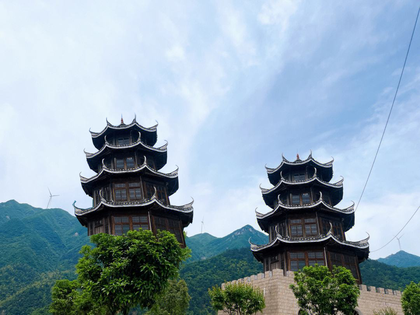
%> input picture MATLAB-SURF-G2NN/36b9d79db6626c3c5cde1959d02f9303.png, 420 x 315 px, shrunk from 1080 x 810 before the run
$ octave histadaptSURF.m   (GNU Octave 9; MATLAB toolbox functions it lacks are replaced by stand-ins)
%> lines starting %> are read from the running program, lines starting %| are printed output that depends on the picture
### MATLAB-SURF-G2NN/OpenSurf.m
function ipts=OpenSurf(img,Options)
% This function OPENSURF, is an implementation of SURF (Speeded Up Robust
% Features). SURF will detect landmark points in an image, and describe
% the points by a vector which is robust against (a little bit) rotation
% ,scaling and noise. It can be used in the same way as SIFT (Scale-invariant
% feature transform) which is patented. Thus to align (register) two
% or more images based on corresponding points, or make 3D reconstructions.
%
% This Matlab implementation of Surf is a direct translation of the
% OpenSurf C# code of Chris Evans, and gives exactly the same answer.
% Chris Evans wrote one of the best, well structured all inclusive SURF
% implementations. On his site you can find Evaluations of OpenSURF
% and the C# and C++ code. http://www.chrisevansdev.com/opensurf/
% Chris Evans gave me permisson to publish this code under the (Mathworks)
% BSD license.
%
% Ipts = OpenSurf(I, Options)
%
% inputs,
%   I : The 2D input image color or greyscale
%   (optional)
%   Options : A struct with options (see below)
%
% outputs,
%   Ipts : A structure with the information about all detected Landmark points
%     Ipts.x , ipts.y : The landmark position
%     Ipts.scale : The scale of the detected landmark
%     Ipts.laplacian : The laplacian of the landmark neighborhood
%     Ipts.orientation : Orientation in radians
%     Ipts.descriptor : The descriptor for corresponding point matching
%
% options,
%   Options.verbose : If set to true then useful information is
%                     displayed (default false)
%   Options.upright : Boolean which determines if we want a non-rotation
%                       invariant result (default false)
%   Options.extended : Add extra landmark point information to the
%                   descriptor (default false)
%   Options.tresh : Hessian response treshold (default 0.0002)
%   Options.octaves : Number of octaves to analyse(default 5)
%   Options.init_sample : Initial sampling step in the image (default 2)
%
% Example 1, Basic Surf Point Detection
% % Load image
%   I=imread('TestImages/test.png');
% % Set this option to true if you want to see more information
%   Options.verbose=false;
% % Get the Key Points
%   Ipts=OpenSurf(I,Options);
% % Draw points on the image
%   PaintSURF(I, Ipts);
%
% Example 2, Corresponding points
% % See, example2.m
%
% Example 3, Affine registration
% % See, example3.m
%
% Function is written by D.Kroon University of Twente (July 2010)

% Add subfunctions to Matlab Search path
functionname='OpenSurf.m';
functiondir=which(functionname);
functiondir=functiondir(1:end-length(functionname));
addpath([functiondir '/SubFunctions'])

% Process inputs
defaultoptions=struct('tresh',0.00010,'octaves',5,'init_sample',2,'upright',false,'extended',false,'verbose',false);

if(~exist('Options','var')),
    Options=defaultoptions;
else
    tags = fieldnames(defaultoptions);
    for i=1:length(tags)
         if(~isfield(Options,tags{i})),  Options.(tags{i})=defaultoptions.(tags{i}); end
    end
    if(length(tags)~=length(fieldnames(Options))),
        warning('register_volumes:unknownoption','unknown options found');
    end
end

% Create Integral Image
iimg=IntegralImage_IntegralImage(img);

% Extract the interest points
FastHessianData.thresh = Options.tresh;
FastHessianData.octaves = Options.octaves;
FastHessianData.init_sample = Options.init_sample;
FastHessianData.img = iimg;
ipts = FastHessian_getIpoints(FastHessianData,Options.verbose);

% Describe the interest points
if(~isempty(ipts))
    ipts = SurfDescriptor_DecribeInterestPoints(ipts,Options.upright, Options.extended, iimg, Options.verbose);
end

### MATLAB-SURF-G2NN/SubFunctions/IntegralImage_IntegralImage.m
function pic=IntegralImage_IntegralImage(I)
% This function IntegralImage_IntegralImage will ..
%
% J = IntegralImage_IntegralImage( I )
%
%  inputs,
%    I : An 2D image color or greyscale
%
%  outputs,
%    J : The integral image
%
% Function is written by D.Kroon University of Twente (July 2010)

% Convert Image to double
switch(class(I));
    case 'uint8'
        I=double(I)/255;
    case 'uint16'
        I=double(I)/65535;
    case 'int8'
        I=(double(I)+128)/255;
    case 'int16'
        I=(double(I)+32768)/65535;
    otherwise
        I=double(I);
end

% Convert Image to greyscale
if(size(I,3)==3)
	cR = .2989; cG = .5870; cB = .1140;
  	I=I(:,:,1)*cR+I(:,:,2)*cG+I(:,:,3)*cB;
%     I=I(:,:,1);
end

% Make the integral image
pic = cumsum(cumsum(I,1),2);

### MATLAB-SURF-G2NN/SubFunctions/FastHessian_getIpoints.m
function ipts=FastHessian_getIpoints(FastHessianData,verbose)
% filter index map
filter_map = [0,1,2,3;
    1,3,4,5;
    3,5,6,7;
    5,7,8,9;
    7,9,10,11]+1;

np=0; ipts=struct;

% Build the response map
responseMap=FastHessian_buildResponseMap(FastHessianData);

% Find the maxima acrros scale and space
for o = 1:FastHessianData.octaves
    for i = 1:2
        b = responseMap{filter_map(o,i)};
        m = responseMap{filter_map(o,i+1)};
        t = responseMap{filter_map(o,i+2)};

        % loop over middle response layer at density of the most
        % sparse layer (always top), to find maxima across scale and space
        [c,r]=ndgrid(0:t.width-1,0:t.height-1);
        r=r(:); c=c(:);

        p=find(FastHessian_isExtremum(r, c, t, m, b,FastHessianData));
        for j=1:length(p);
            ind=p(j);
            [ipts,np]=FastHessian_interpolateExtremum(r(ind), c(ind), t, m, b, ipts,np);
        end
    end
end

% Show laplacian and response maps with found interest-points
if(verbose)
    % Show the response map
    if(verbose)
        fig_h=ceil(length(responseMap)/3);
        h=figure;  set(h,'name','Laplacian');
        for i=1:length(responseMap),
            pic=reshape(responseMap{i}.laplacian,[responseMap{i}.width responseMap{i}.height]);
            subplot(3,fig_h,i); imshow(pic,[]); hold on;
        end
        h=figure; set(h,'name','Responses');
        h_res=zeros(1,length(responseMap));
        for i=1:length(responseMap),
            pic=reshape(responseMap{i}.responses,[responseMap{i}.width responseMap{i}.height]);
            h_res(i)=subplot(3,fig_h,i); imshow(pic,[]); hold on;
        end
    end

    % Show the maximum points
    disp(['Number of interest points found ' num2str(np)])
    scales=zeros(1,length(responseMap));
    scaley=zeros(1,length(responseMap));
    scalex=zeros(1,length(responseMap));
    for i=1:length(responseMap)
        scales(i)=responseMap{i}.filter*(2/15);
        scalex(i)=responseMap{i}.width/size(FastHessianData.img,2);
        scaley(i)=responseMap{i}.height/size(FastHessianData.img,1);
    end
    for i=1:np
        [t,ind]=min((scales-ipts(i).scale).^2);
        plot(h_res(ind),ipts(i).y*scaley(ind)+1,ipts(i).x*scalex(ind)+1,'o','color',rand(1,3));
    end
end

### MATLAB-SURF-G2NN/histadaptSURF.m
clear all
% I=imread('篡改—高尔夫草地-截取.jpg');
[filename,pathname]=...
    uigetfile({'*.png';'*.bmp';'*.jpg';'*.gif';},'');
%> the answer given: 36b9d79db6626c3c5cde1959d02f9303.png
str=[pathname,filename];
x=imread(str);
%> x is the input picture: size 315x420x3 uint8; mean R, G, B 143.8, 164.4, 177.8
I=x;
% I=imread('Image_01.jpg');
% I=imread('japan_tower_copy.png');
figure
subplot(2,2,1)
imshow(I)%显示原始图像
title('输入的彩色图像')
I_gray = rgb2gray(I); %灰度化后的数据存入数组
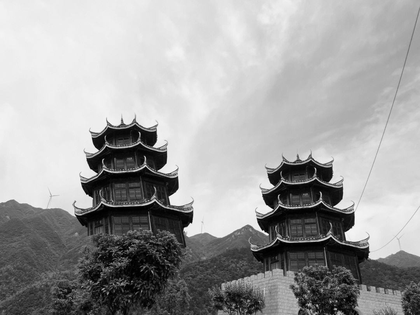
%> I_gray: size 315x420 uint8; min 0, max 255, mean 159.7
imwrite(I_gray,'1_gray.bmp'); %保存灰度图像
subplot(2,2,2),imhist(I_gray);
title('灰度直方图')  %直方图均衡化
I=I_gray;
%%%%%%%%%%%%%如果原图像为灰度图像直接使用本部分程序
% [7 lines of commented-out code are left out]
%%%%%%%%%%%%
  [height,width] = size(I);
%> height = 315; width = 420
%进行像素灰度统计;
NumPixel = zeros(1,256);%统计各灰度数目，共256个灰度级
for i = 1:height
    for j = 1: width
        NumPixel(I(i,j)+1) = NumPixel(I(i,j)+1) + 1;%对应灰度值像素点数量增加一
    end
end
%> after the loop, NumPixel = 256 values, max 6178 at index 238, min 0 at index 256, mean 516.8
%计算灰度分布密度
ProbPixel = zeros(1,256);
for i = 1:256
    ProbPixel(i) = NumPixel(i) / (height * width * 1.0);
end
%> after the loop, ProbPixel = 256 values, max 0.0467 at index 238, min 0 at index 256, mean 0.00391
%计算累计直方图分布
CumuPixel = zeros(1,256);
for i = 1:256
    if i == 1
        CumuPixel(i) = ProbPixel(i);
    else
        CumuPixel(i) = CumuPixel(i - 1) + ProbPixel(i);
    end
end
%> after the loop, CumuPixel = 256 values from 0.00114 to 1
%累计分布取整,将其数值归一化为1~256
CumuPixel = uint8(256 .* CumuPixel + 0.5);
%> CumuPixel = 256 values from 1 to 255
%对灰度值进行映射（均衡化）
for i = 1:height
    for j = 1: width
        I(i,j) = CumuPixel(I(i,j)+1);
    end
end
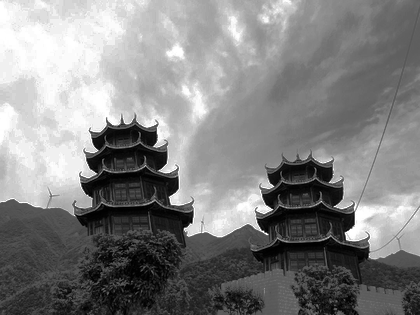
%> I: size 315x420 uint8; min 1, max 255, mean 129.8

subplot(2,2,3)
imshow(I)%显示原始图像
subplot(2,2,4)
imhist(I)%显示原始图像直方图
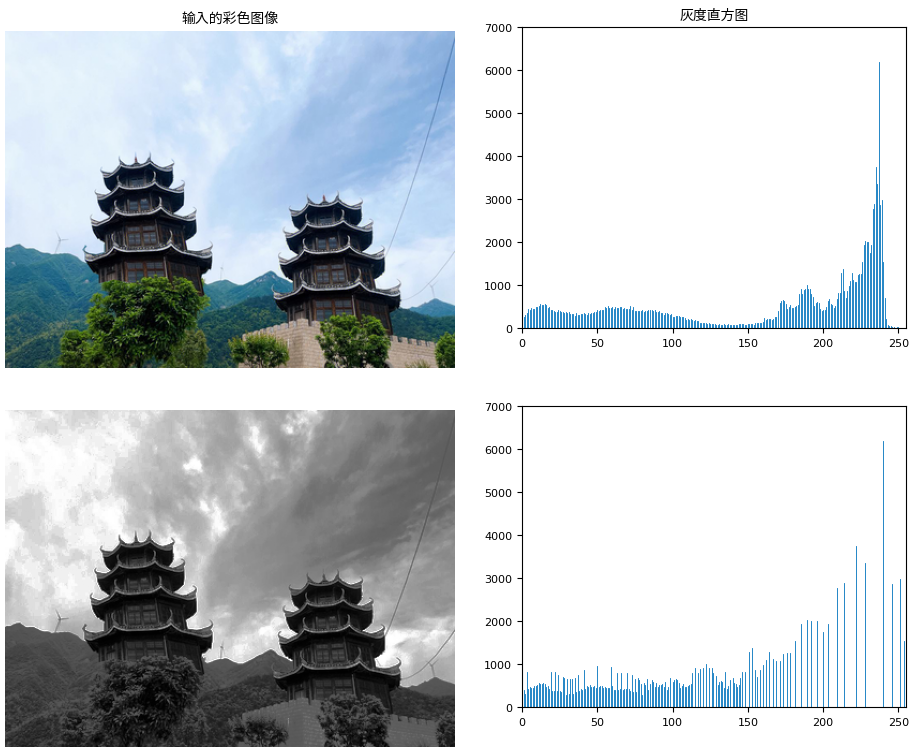
%> figure redrawn from the program's plot data, 4 panels
x=im2double(I);
%> x: size 315x420 double
I1=x;
%   I1=imread('TestImages/Image_01.jpg');
%   I2=imread('TestImages/eight30.jpg');
% Get the Key Points
  Options.upright=true;
  Options.tresh=0.00001;
  Ipts1=OpenSurf(I1,Options);
%> in IntegralImage_IntegralImage, `pic = cumsum(cumsum(I,1),2);`:
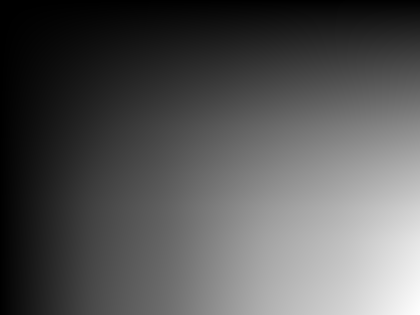
%> pic: size 315x420 double; min 0.871, max 67360.2, mean 22748.3; drawn with min black and max white
%> the run ends on the next line

$ run again, on MATLAB-SURF-G2NN/tree_copy.png
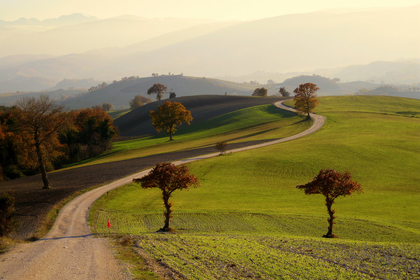
%> input picture MATLAB-SURF-G2NN/tree_copy.png, 420 x 280 px, shrunk from 1024 x 683 before the run
%> x is the input picture: size 280x420x3 uint8; mean R, G, B 143.5, 131.1, 85
%> `I_gray = rgb2gray(I);`:
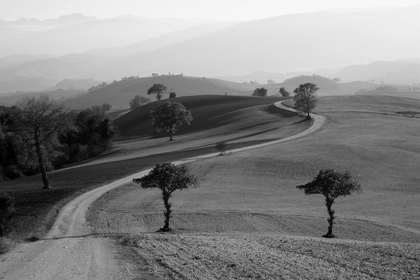
%> I_gray: size 280x420 uint8; min 0, max 249, mean 129.6
%> after the loop `for i = 1:height`: NumPixel = 256 values, max 1478 at index 112, min 0 at index 251, mean 459.4
%> after the loop `for i = 1:256`: ProbPixel = 256 values, max 0.0126 at index 112, min 0 at index 251, mean 0.00391
%> after the loop `for i = 1:256`: CumuPixel = 256 values from 0.000264 to 1
%> `CumuPixel = uint8(256 .* CumuPixel + 0.5);`: CumuPixel = 256 values from 1 to 255
%> x: size 280x420 double
%> in IntegralImage_IntegralImage, `pic = cumsum(cumsum(I,1),2);`:
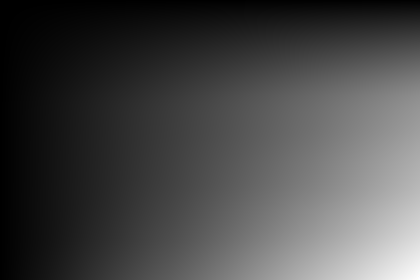
%> pic: size 280x420 double; min 0.863, max 59603.1, mean 16947.5; drawn with min black and max white
